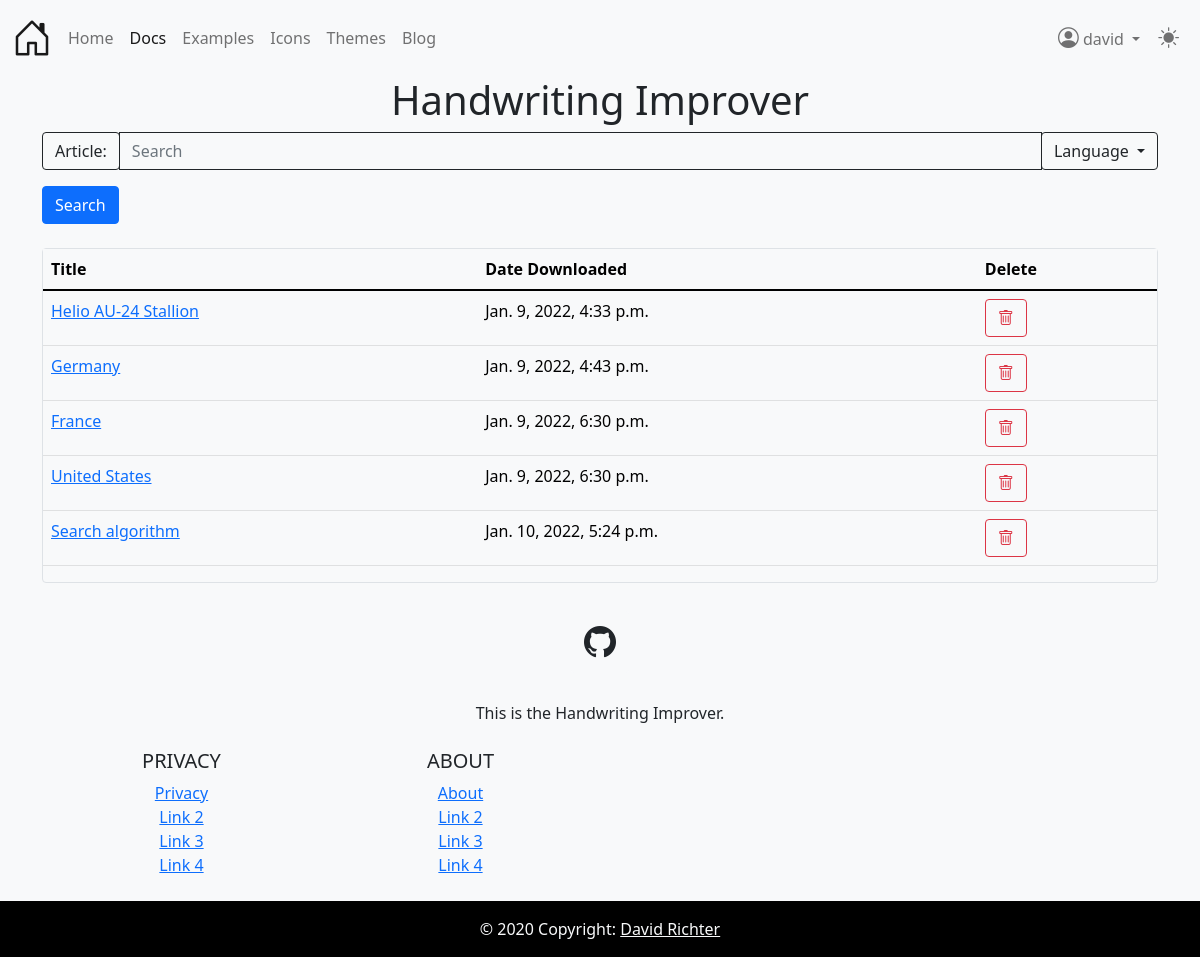
The page /handwriting/ (signed in) on the database its author committed.
### wikipedia_converter/models.py (models this page shows, shortened)
class User(AbstractUser):
    text_theme = models.CharField(max_length=5)
    bg_theme = models.CharField(max_length=5)

class FullArticle(models.Model):
    formatted_page = models.ForeignKey(Article, on_delete=models.CASCADE, related_name="formatted_page")
    original_page = models.ForeignKey(Article, on_delete=models.CASCADE)
    user = models.ForeignKey(User, on_delete=models.SET_NULL, null=True, blank=True)
    date_pulled = models.DateTimeField('date pulled from wikipedia')
    def __str__(self):
        return self.formatted_page.title

class Article(models.Model):
    content = models.CharField(max_length=9999999999)
    link = models.CharField(max_length=500)
    title = models.CharField(max_length=500)

### wikipedia_converter/views.py (the view)
# urls.py: path('', views.IndexView.as_view(), name='index'),
@gzip_page
def index(request):
    template = loader.get_template('wikipedia_converter/index.html')
    if request.user.is_authenticated:
        articles = list(FullArticle.objects.filter(user=request.user))
    else:
        articles = None
    context = {
        'articles': articles,
    }
    return HttpResponse(template.render(context, request))

### wikipedia_converter/templates/wikipedia_converter/index.html (shortened to what this page needs)
{% extends 'wikipedia_converter/base.html' %}
{% load static %}
{% block stylesheets %}
    {{ block.super }}
    <link rel="stylesheet"
          href="https://cdn.jsdelivr.net/npm/@tarekraafat/autocomplete.js@10.2.6/dist/css/autoComplete.min.css">
{% endblock stylesheets %}
{% block content %}
    <div class="container">
        <h1 class="text-center">Handwriting Improver</h1>
    </div>
    <div class="container">
        <form method="POST" id="mainForm"
              action="{% url 'wikipedia_converter:getArticles' %}">
            <div class="input-group mb-3">
                <div class="input-group-prepend">
                <span class="input-group-text bg-{{ request.user.bg_theme }} text-{{ request.user.text_theme }} btn-outline-{{ request.user.text_theme }}"
                      id="basic-addon3">
                    Article:
                </span>
                </div>
                <input type="text" id="autoComplete"
                       class="bg-{{ request.user.bg_theme }} text-{{ request.user.text_theme }} btn-outline-{{ request.user.text_theme }} form-control"
                       name="search" placeholder="Search">
                <div class="input-group-append">
                    <div class="dropdown">
                        <button class="btn btn-outline-{{ request.user.text_theme }} dropdown-toggle" type="button"
                                data-bs-toggle="dropdown">
                            Language
                        </button>
                    </div>
                </div>
            </div>
            <input type="submit" value="Search" class="btn btn-primary">
        </form>
        <br>
        <div class="border rounded">
            <table class="table table-{{ request.user.bg_theme }}">
                <thead>
                <tr>
                    <th scope="col">Title</th>
                    <th scope="col">Date Downloaded</th>
                    <th scope="col">Delete</th>
                </tr>
                </thead>
                <tbody>
                {% for article in articles %}
                    <tr>
                        <td>
                            <a href="{% url 'wikipedia_converter:getArticleFromDb' article.id %}">
                                {{ article }}
                            </a>
                        </td>
                        <td>
                            {{ article.date_pulled }}
                        </td>
                        <td>
                            <a href="{% url 'wikipedia_converter:deleteArticleFromDb' article.id %}"
                               title="Delete Article"
                               class="btn btn-outline-danger">
                                <i class="bi-trash"></i>
                            </a>
                        </td>
                    </tr>
                {% endfor %}
                </tbody>
            </table>
        </div>
    </div>
{% endblock content %}

### wikipedia_converter/templates/wikipedia_converter/base.html (shortened to what this page needs)
{% load static %}
<!DOCTYPE html>
<html lang="en">
<head>
    {% block stylesheets %}
        <link rel="stylesheet"
              href="https://cdn.jsdelivr.net/npm/bootstrap@5.1.1/dist/css/bootstrap.min.css"
>
        <link rel="stylesheet"
              href="https://cdn.jsdelivr.net/npm/bootstrap-icons@1.7.2/font/bootstrap-icons.css">
        <link rel="stylesheet"
              href="//code.jquery.com/ui/1.13.0/themes/base/jquery-ui.css">
        <link rel="stylesheet" type="text/css" href="{% static 'wikipedia_converter/css/navbar.css' %}">
        <link rel="stylesheet" type="text/css" href="{% static 'wikipedia_converter/css/footer.css' %}">
        <link rel="stylesheet" type="text/css" href="{% static 'wikipedia_converter/css/header.css' %}">
        <link rel="stylesheet" type="text/css" href="{% static 'wikipedia_converter/css/main.css' %}">
    {% endblock stylesheets %}
</head>
<body class="bg-{{ request.user.bg_theme }} text-{{ request.user.text_theme }}">
{% block navbar %}
    {% include 'wikipedia_converter/components/header.html' %}
{% endblock navbar %}
{% block content %}{% endblock content %}
{% block footer %}
    {% include 'wikipedia_converter/components/footer.html' %}
{% endblock footer %}
</body>
</html>

### wikipedia_converter/templates/wikipedia_converter/components/header.html (shortened to what this page needs)
<header class="navbar navbar-expand-md navbar-{{ request.user.bg_theme }} bd-navbar">
    <nav class="container-xxl flex-wrap flex-md-nowrap" aria-label="Main navigation">
        <a class="navbar-brand p-0 me-2" href="/" aria-label="Bootstrap" title="Home">
            <i class="bi bi-house-door"></i>
        </a>
        <div class="collapse navbar-collapse" id="bdNavbar">
            <ul class="navbar-nav flex-row flex-wrap bd-navbar-nav pt-2 py-md-0">
                <li class="nav-item col-6 col-md-auto">
                    <a class="nav-link p-2" href="/"
                       onclick="ga('send', 'event', 'Navbar', 'Community links', 'Bootstrap');">Home</a>
                </li>
                <li class="nav-item col-6 col-md-auto">
                    <a class="nav-link p-2 active" aria-current="true" href="/docs/5.0/getting-started/introduction/"
                       onclick="ga('send', 'event', 'Navbar', 'Community links', 'Docs');">Docs</a>
                </li>
                <li class="nav-item col-6 col-md-auto">
                    <a class="nav-link p-2" href="/docs/5.0/examples/"
                       onclick="ga('send', 'event', 'Navbar', 'Community links', 'Examples');">Examples</a>
                </li>
                <li class="nav-item col-6 col-md-auto">
                    <a class="nav-link p-2" href="https://icons.getbootstrap.com/"
                       onclick="ga('send', 'event', 'Navbar', 'Community links', 'Icons');" target="_blank"
                       rel="noopener">Icons</a>
                </li>
                <li class="nav-item col-6 col-md-auto">
                    <a class="nav-link p-2" href="https://themes.getbootstrap.com/"
                       onclick="ga('send', 'event', 'Navbar', 'Community links', 'Themes');" target="_blank"
                       rel="noopener">Themes</a>
                </li>
                <li class="nav-item col-6 col-md-auto">
                    <a class="nav-link p-2" href="https://blog.getbootstrap.com/"
                       onclick="ga('send', 'event', 'Navbar', 'Community links', 'Blog');" target="_blank"
                       rel="noopener">Blog</a>
                </li>
            </ul>
            <ul class="navbar-nav flex-row flex-wrap ms-md-auto">
                {% if request.user.is_authenticated %}
                    <li class="nav-item col-6 col-md-auto">
                        <div class="dropdown">
                            <button class="nav-link p-2 btn dropdown-toggle text-center ms-3"
                                    type="button"
                                    data-bs-toggle="dropdown"
                                    aria-label="User options"
                                    title="{{ request.user }}">
                                <i class="bi bi-person-circle header-icon"></i>
                                <span>{{ request.user.username }}</span>
                            </button>
                        </div>
                    </li>
                {% endif %}
                <li class="nav-item col-6 col-md-auto">
                    <form method="post" action="{% url 'wikipedia_converter:changeTheme' %}">
                        <button class="nav-link p-2 btn"
                                id="themeToggler"
                                aria-label="Toggle theme"
                                name="text_theme"
                                value="{{ request.user.text_theme }}"
                                title="Toggle theme">
                            <i class="bi bi-sun-fill header-icon"></i>
                        </button>
                    </form>
                </li>
            </ul>
        </div>
    </nav>
</header>

### wikipedia_converter/templates/wikipedia_converter/components/footer.html
<footer class="text-center">
    <div class="container p-4">
        <section class="mb-4">
            <a class="btn bg-{{ request.user.bg_theme }} text-{{ request.user.text_theme }} btn-floating m-1"
               href="https://github.com/prolike288/djangoLearning"
               role="button"
               target="_blank"
               rel="noopener noreferrer"
               title="Github">
                <i class="bi bi-github"></i>
            </a>
        </section>
        <section class="mb-4">
            <p>
                This is the Handwriting Improver.
            </p>
        </section>
        <section class="">
            <div class="row">
                <div class="col-lg-3 col-md-6 mb-4 mb-md-0">
                    <h5 class="text-uppercase">Privacy</h5>
                    <ul class="list-unstyled mb-0">
                        <li>
                            <a href="{% url 'wikipedia_converter:privacy' %}">Privacy</a>
                        </li>
                        <li>
                            <a href="#!">Link 2</a>
                        </li>
                        <li>
                            <a href="#!">Link 3</a>
                        </li>
                        <li>
                            <a href="#!">Link 4</a>
                        </li>
                    </ul>
                </div>
                <div class="col-lg-3 col-md-6 mb-4 mb-md-0">
                    <h5 class="text-uppercase">About</h5>
                    <ul class="list-unstyled mb-0">
                        <li>
                            <a href="{% url 'wikipedia_converter:about' %}">About</a>
                        </li>
                        <li>
                            <a href="#!">Link 2</a>
                        </li>
                        <li>
                            <a href="#!">Link 3</a>
                        </li>
                        <li>
                            <a href="#!">Link 4</a>
                        </li>
                    </ul>
                </div>
            </div>
        </section>
    </div>
    <div class="text-center p-3 bg-black text-light">
        © 2020 Copyright:
        <a class="text-light" href="https://github.com/prolike288/"
           target="_blank"
           rel="noopener noreferrer">
            David Richter
        </a>
    </div>
</footer>

### wikipedia_converter/static/wikipedia_converter/css/navbar.css (style rules this page uses)
body { display: flex; flex-direction: column; min-height: 100vh; }
.bi { font-size: 200%; }

### wikipedia_converter/static/wikipedia_converter/css/footer.css (style rules this page uses)
footer { margin-top: auto; }

### wikipedia_converter/static/wikipedia_converter/css/header.css (style rules this page uses)
i.header-icon { font-size: 130%; }

### rows shown on the page
User: user.username "david"
FullArticle: formatted_page.title "Helio AU-24 Stallion", date_pulled "Jan. 9, 2022, 4:33 p.m."
FullArticle: formatted_page.title "Germany", date_pulled "Jan. 9, 2022, 4:43 p.m."
FullArticle: formatted_page.title "France", date_pulled "Jan. 9, 2022, 6:30 p.m."
FullArticle: formatted_page.title "United States", date_pulled "Jan. 9, 2022, 6:30 p.m."
FullArticle: formatted_page.title "Search algorithm", date_pulled "Jan. 10, 2022, 5:24 p.m."
